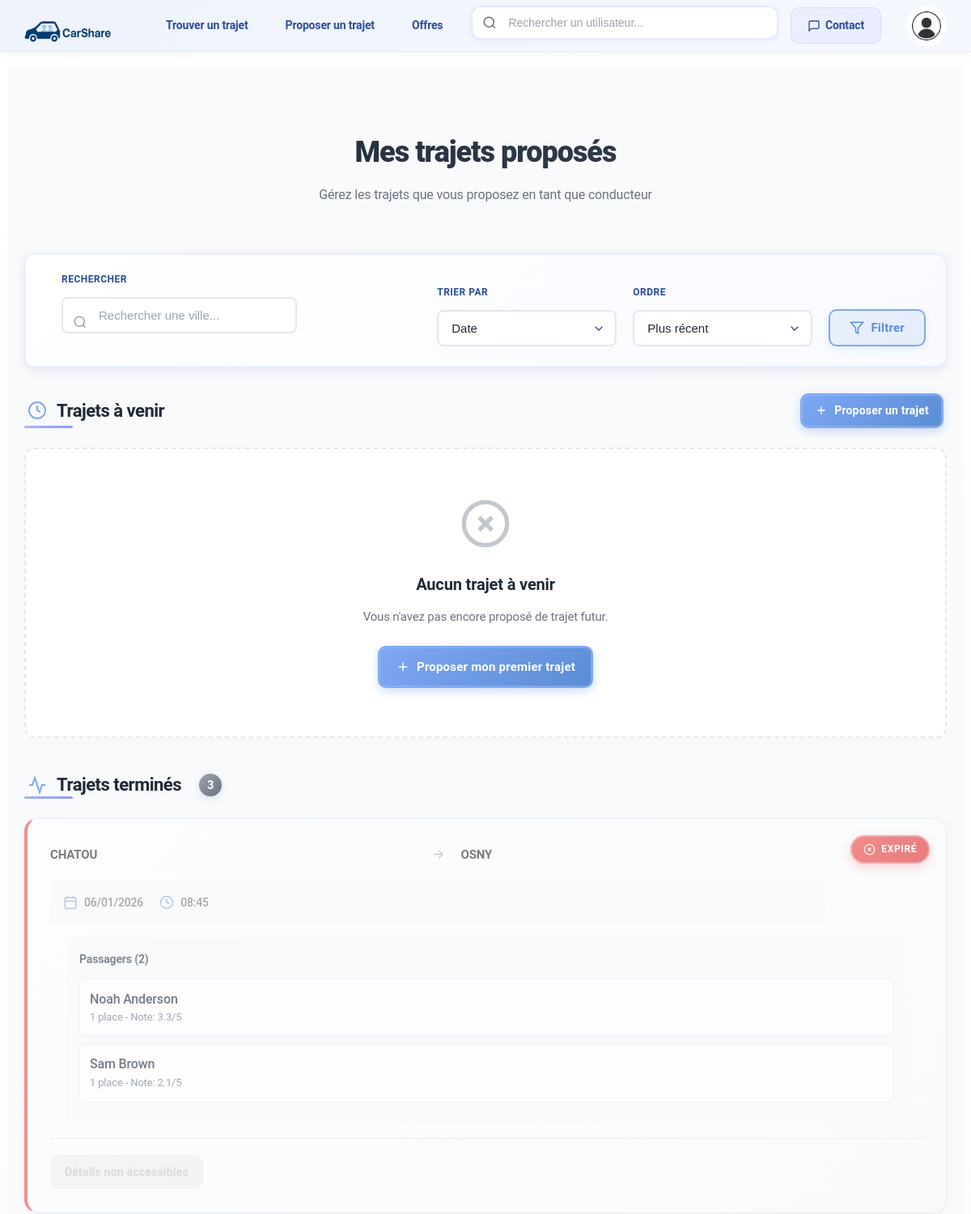
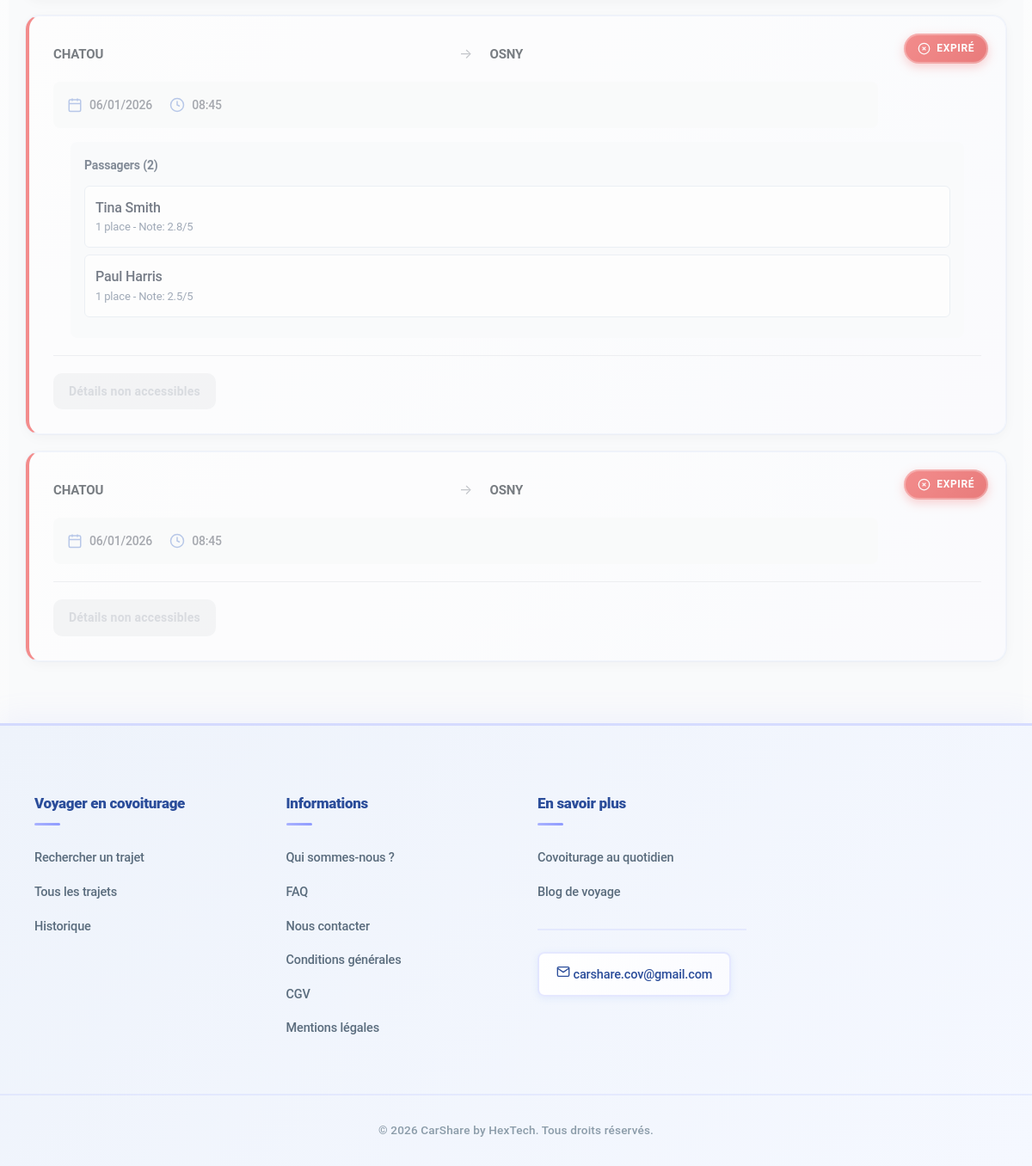
Page /index.php?action=my_trips (signed in) on the committed database (2 pictures, top to bottom).
### tables this page shows
CREATE TABLE `bookings` (
  `id` bigint(20) UNSIGNED NOT NULL,
  `booker_id` bigint(20) UNSIGNED NOT NULL,
  `carpooling_id` bigint(20) UNSIGNED NOT NULL
);

CREATE TABLE `users` (
  `id` bigint(20) UNSIGNED NOT NULL,
  `first_name` varchar(255) DEFAULT NULL,
  `last_name` varchar(255) DEFAULT NULL,
  `birth_date` date DEFAULT NULL,
  `email` varchar(255) NOT NULL,
  `password_hash` varchar(255) NOT NULL,
  `is_admin` tinyint(1) DEFAULT '0',
  `is_verified_user` tinyint(1) DEFAULT '0',
  `car_brand` varchar(255) DEFAULT NULL,
  `car_model` varchar(255) DEFAULT NULL,
  `car_year` int(11) DEFAULT NULL,
  `car_plate` varchar(255) DEFAULT NULL,
  `car_is_verified` tinyint(1) DEFAULT '0',
  `created_at` timestamp NOT NULL DEFAULT CURRENT_TIMESTAMP,
  `global_rating` float DEFAULT NULL,
  `profile_picture_path` varchar(255) DEFAULT NULL,
  `car_crit_air` tinyint(4) DEFAULT NULL
);

### controller/BookingController.php (called while the page is built, shortened)
<?php
require_once __DIR__ . "/../model/BookingModel.php";
class BookingController {
    public function myTrips() {
        $search = isset($_GET['search']) ? trim($_GET['search']) : '';
        $sortBy = isset($_GET['sort']) ? $_GET['sort'] : 'date';
        $sortOrder = isset($_GET['order']) ? $_GET['order'] : 'desc';
        $model = new BookingModel();
        $carpoolings = $model->getCarpoolingsByProvider($_SESSION['user_id'], $search, $sortBy, $sortOrder);
        $carpoolingsWithBookings = [];
        foreach ($carpoolings as $carpooling) {
            $bookings = $model->getBookingsByCarpooling($carpooling['id']);
            $carpooling['bookings'] = $bookings;
            $carpoolingsWithBookings[] = $carpooling;
        }
        require __DIR__ . "/../view/MyTripsView.php";
    }
}

### config.php (called while the page is built, shortened)
<?php
function asset($asset) {
    $asset = ltrim($asset, '/');
    $asset = preg_replace('#^assets/#', '', $asset);
    return BASE_PATH . 'assets/' . $asset;
}

### model/Database.php (called while the page is built, shortened)
<?php
class Database {
    private static $db = null;
    private static $instance = null;
    public static function getInstance() {
        if (self::$instance === null) {
            self::$instance = new self();
        }
        return self::$instance;
    }
    public function getConnection() {
        include_once __DIR__ . '/../config.php';
        if (self::$db === null) {
            try {
                $dsn = "mysql:host=" . DB_HOST .
                       ";port=" . (defined('DB_PORT') ? DB_PORT : '3306') .
                       ";dbname=" . DB_NAME .
                       ";charset=utf8mb4";
                $options = [
                    PDO::ATTR_ERRMODE => PDO::ERRMODE_EXCEPTION,
                    PDO::ATTR_DEFAULT_FETCH_MODE => PDO::FETCH_ASSOC,
                    PDO::ATTR_EMULATE_PREPARES => false
                ];
                self::$db = new PDO($dsn, DB_USER, DB_PASS, $options);
            } catch (PDOException $e) {
                error_log("Erreur connexion BD: " . $e->getMessage());
                die("Erreur de connexion à la base de données. Veuillez réessayer plus tard.");
            }
        }
        return self::$db;
    }
    public static function getDb() {
        return self::getInstance()->getConnection();
    }
}

### model/BookingModel.php (called while the page is built, shortened)
<?php
require_once __DIR__ . '/Database.php';
class BookingModel {
    private $db;
    public function __construct() {
        $this->db = Database::getDb();
    }
    public function getBookingsByCarpooling($carpoolingId) {
        $stmt = $this->db->prepare("
            SELECT b.id, b.booker_id, b.carpooling_id,
                   u.first_name, u.last_name, u.email, u.global_rating,
                   COUNT(*) as seats_count
            FROM bookings b
            JOIN users u ON b.booker_id = u.id
            WHERE b.carpooling_id = ?
            GROUP BY b.booker_id
            ORDER BY MIN(b.id)
        ");
        $stmt->execute([$carpoolingId]);
        return $stmt->fetchAll();
    }
    public function getCarpoolingsByProvider($providerId, $search = '', $sortBy = 'date', $sortOrder = 'desc') {
        $sql = "
            SELECT c.*,
                   l1.name as start_location, l2.name as end_location
            FROM carpoolings c
            LEFT JOIN location l1 ON c.start_id = l1.id
            LEFT JOIN location l2 ON c.end_id = l2.id
            WHERE c.provider_id = ?";
        $params = [$providerId];
        switch ($sortBy) {
            case 'date':
            default:
                $sql .= " ORDER BY c.start_date " . ($sortOrder === 'asc' ? 'ASC' : 'DESC');
                break;
        }
        $stmt = $this->db->prepare($sql);
        $stmt->execute($params);
        return $stmt->fetchAll();
    }
}

### view/MyTripsView.php (the view, shortened to what this page needs)
<link rel="stylesheet" href="<?= asset('styles/my-trips.css') ?>">
<div class="page-container">
    <div class="page-header">
        <h1 class="page-title">Mes trajets proposés</h1>
        <p class="page-subtitle">Gérez les trajets que vous proposez en tant que conducteur</p>
    </div>
    <div class="filters-bar">
        <form method="GET" action="" class="filters-form">
            <div class="filter-group search-group">
                <label class="filter-label">Rechercher</label>
                <div class="search-input-wrapper">
                    <input
                        type="text"
                        name="search"
                        class="search-input"
                        placeholder="Rechercher une ville..."
                        value="<?= htmlspecialchars($search ?? '') ?>"
                    >
                </div>
            </div>
            <div class="filter-group sort-group">
                <label class="filter-label">Trier par</label>
                <select name="sort" class="filter-select" onchange="this.form.submit()">
                    <option value="date" <?= ($sortBy ?? 'date') === 'date' ? 'selected' : '' ?>>Date</option>
                </select>
            </div>
            <div class="filter-group order-group">
                <label class="filter-label">Ordre</label>
                <select name="order" class="filter-select" onchange="this.form.submit()">
                    <option value="desc" <?= ($sortOrder ?? 'desc') === 'desc' ? 'selected' : '' ?>>
                        <?= ($sortBy ?? 'date') === 'price' ? 'Plus cher' : 'Plus récent' ?>
                    </option>
                </select>
            </div>
            <button type="submit" class="btn btn--secondary btn--filter-submit">
                <svg viewBox="0 0 24 24" fill="none" stroke="currentColor" stroke-width="2">
                    <polygon points="22 3 2 3 10 12.46 10 19 14 21 14 12.46 22 3"/>
                </svg>
                Filtrer
            </button>
        </form>
    </div>
    <section class="trips-section">
        <div class="section-header">
            <h2 class="section-title">
                <svg class="section-icon" viewBox="0 0 24 24" fill="none" stroke="currentColor" stroke-width="2">
                    <circle cx="12" cy="12" r="10"/>
                    <polyline points="12 6 12 12 16 14"/>
                </svg>
                Trajets à venir
            </h2>
            <a href="?action=create_trip" class="btn btn--primary btn--small">
                <svg viewBox="0 0 24 24" fill="none" stroke="currentColor" stroke-width="2">
                    <line x1="12" y1="5" x2="12" y2="19"/>
                    <line x1="5" y1="12" x2="19" y2="12"/>
                </svg>
                Proposer un trajet
            </a>
        </div>
        <?php
        $hasUpcoming = false;
        ?>
        <?php
        if (!$hasUpcoming):
        ?>
            <div class="empty-state">
                <svg class="empty-state__icon" viewBox="0 0 24 24" fill="none" stroke="currentColor" stroke-width="2">
                    <?php if (!empty($search)): ?>
                        <circle cx="11" cy="11" r="8"/>
                        <path d="m21 21-4.35-4.35"/>
                        <line x1="11" y1="8" x2="11" y2="14"/>
                        <line x1="8" y1="11" x2="14" y2="11"/>
                    <?php else: ?>
                        <circle cx="12" cy="12" r="10"/>
                        <line x1="15" y1="9" x2="9" y2="15"/>
                        <line x1="9" y1="9" x2="15" y2="15"/>
                    <?php endif; ?>
                </svg>
                <h3 class="empty-state__title">
                    <?php if (!empty($search)): ?>
                        Aucun trajet trouvé
                    <?php else: ?>
                        Aucun trajet à venir
                    <?php endif; ?>
                </h3>
                <p class="empty-state__text">
                    <?php if (!empty($search)): ?>
                        Aucun trajet ne correspond à votre recherche "<?= htmlspecialchars($search) ?>".
                        <br>Essayez avec une autre ville ou <a href="?action=my_trips" style="color: var(--accent); text-decoration: underline;">réinitialisez les filtres</a>.
                    <?php else: ?>
                        Vous n'avez pas encore proposé de trajet futur.
                    <?php endif; ?>
                </p>
                <?php if (empty($search)): ?>
                <a href="?action=create_trip" class="btn btn--primary">
                    <svg viewBox="0 0 24 24" fill="none" stroke="currentColor" stroke-width="2">
                        <line x1="12" y1="5" x2="12" y2="19"/>
                        <line x1="5" y1="12" x2="19" y2="12"/>
                    </svg>
                    Proposer mon premier trajet
                </a>
                <?php endif; ?>
            </div>
        <?php endif; ?>
    </section>
    <section class="trips-section">
        <div class="section-header">
            <h2 class="section-title">
                <svg class="section-icon" viewBox="0 0 24 24" fill="none" stroke="currentColor" stroke-width="2">
                    <polyline points="22 12 18 12 15 21 9 3 6 12 2 12"/>
                </svg>
                Trajets terminés
                <?php
                $pastCount = 0;
                foreach ($carpoolingsWithBookings as $trip) {
                    if (strtotime($trip['start_date']) <= time()) {
                        $pastCount++;
                    }
                }
                if ($pastCount > 0):
                ?>
                    <span class="count-badge" style="background: linear-gradient(135deg, #9ca3af 0%, #6b7280 100%);"><?= $pastCount ?></span>
                <?php endif; ?>
            </h2>
        </div>
        <?php
        foreach ($carpoolingsWithBookings as $trip):
            if (strtotime($trip['start_date']) <= time()):
        ?>
            <div class="trip-card trip-card--past trip-card--expired">
                <div class="trip-card__badge trip-card__badge--expired">
                    <svg viewBox="0 0 24 24" fill="none" stroke="currentColor" stroke-width="2">
                        <circle cx="12" cy="12" r="10"/>
                        <line x1="15" y1="9" x2="9" y2="15"/>
                        <line x1="9" y1="9" x2="15" y2="15"/>
                    </svg>
                    Expiré
                </div>
                <div class="trip-card__main">
                    <div class="trip-card__route trip-card__route--compact">
                        <div class="location location--compact">
                            <span class="location__name"><?= htmlspecialchars($trip['start_location']) ?></span>
                        </div>
                        <div class="trip-card__arrow">→</div>
                        <div class="location location--compact">
                            <span class="location__name"><?= htmlspecialchars($trip['end_location']) ?></span>
                        </div>
                    </div>
                    <div class="trip-card__details">
                        <div class="detail-item">
                            <svg class="detail-icon" viewBox="0 0 24 24" fill="none" stroke="currentColor" stroke-width="2">
                                <rect x="3" y="4" width="18" height="18" rx="2" ry="2"/>
                                <line x1="16" y1="2" x2="16" y2="6"/>
                                <line x1="8" y1="2" x2="8" y2="6"/>
                                <line x1="3" y1="10" x2="21" y2="10"/>
                            </svg>
                            <span><?= date('d/m/Y', strtotime($trip['start_date'])) ?></span>
                        </div>
                        <div class="detail-item">
                            <svg class="detail-icon" viewBox="0 0 24 24" fill="none" stroke="currentColor" stroke-width="2">
                                <circle cx="12" cy="12" r="10"/>
                                <polyline points="12 6 12 12 16 14"/>
                            </svg>
                            <span><?= date('H:i', strtotime($trip['start_date'])) ?></span>
                        </div>
                    </div>
                </div>
                <?php if (!empty($trip['bookings'])): ?>
                <div style="background: #f8fafc; padding: 16px; border-radius: 8px; margin: 16px 20px;">
                    <h4 style="margin: 0 0 12px 0; font-size: 14px; font-weight: 600; color: #334155;">
                        Passagers (<?= count($trip['bookings']) ?>)
                    </h4>
                    <?php foreach ($trip['bookings'] as $booking): ?>
                    <div style="background: white; padding: 12px; border-radius: 6px; margin-bottom: 8px; border: 1px solid #e2e8f0;">
                        <div style="font-weight: 500; color: #1e293b;">
                            <?= htmlspecialchars($booking['first_name'] . ' ' . $booking['last_name']) ?>
                        </div>
                        <div style="font-size: 13px; color: #64748b;">
                            <?= $booking['seats_count'] ?> place<?= $booking['seats_count'] > 1 ? 's' : '' ?>
                            <?php if ($booking['global_rating']): ?>
                                - Note: <?= round($booking['global_rating'], 1) ?>/5
                            <?php endif; ?>
                        </div>
                    </div>
                    <?php endforeach; ?>
                </div>
                <?php endif; ?>
                <div class="trip-card__actions">
                    <span class="btn btn--ghost btn--small btn--disabled" disabled>
                        Détails non accessibles
                    </span>
                </div>
            </div>
        <?php
            endif;
        endforeach;
        ?>
    </section>
</div>

### rows in the picture
bookings: booker.last_name "Noah Anderson", seats_count "1", booker.global_rating "3.3"
bookings: booker.last_name "Sam Brown", seats_count "1", booker.global_rating "2.1"
bookings: booker.last_name "Tina Smith", seats_count "1", booker.global_rating "2.8"
bookings: booker.last_name "Paul Harris", seats_count "1", booker.global_rating "2.5"

### other values in the picture
$pastCount "3"
$trip['start_location'] "CHATOU"
$trip['end_location'] "OSNY"
date('d/m/Y', strtotime($trip['start_date'])) "06/01/2026"
date('H:i', strtotime($trip['start_date'])) "08:45"
count($trip['bookings']) "2"
